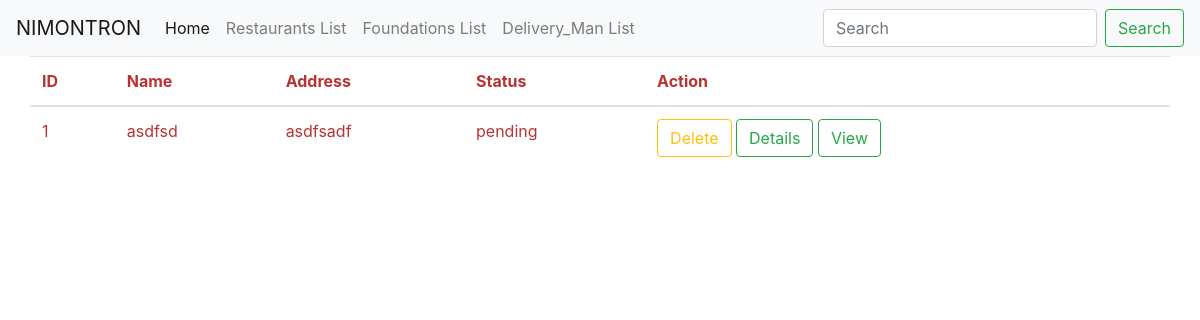
/view_all_delivery_man_lists (signed in), run on an earlier commit of the app's database.
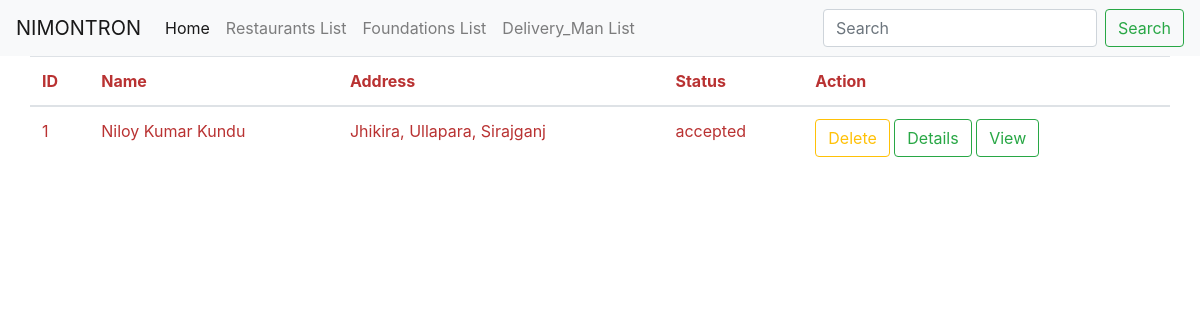
And on a later commit of the database.
### customers/models.py (models this page shows, shortened)
class Delivery_Man(models.Model):
    user = models.ForeignKey(User, on_delete=models.CASCADE)
    contact_no = models.CharField(max_length=15, null=True, blank=True)
    address = models.CharField(max_length=100, null=True)
    name = models.CharField(max_length=100, null=True, blank=True)
    image = models.FileField(null=True, blank=True)
    ratting = models.IntegerField(blank=True, null=True)
    gender = models.CharField(max_length=10, null=True, blank=True)
    status = models.CharField(max_length=20, null=True, blank=True)
    type = models.CharField(max_length=20, null=True, blank=True)

### customers/views.py (the view)
# urls.py: path('view_all_delivery_man_lists', views.view_all_delivery_man_lists, name='view_all_delivery_man_lists'),
def view_all_delivery_man_lists(request):
    if not request.user.is_authenticated:
        return redirect('customers:admin_login')
    data = Delivery_Man.objects.all()
    temp['data'] = data
    return render(request, 'admin/view_all_delivery_man_lists.html', temp)

### customers/templates/admin/view_all_delivery_man_lists.html (shortened to what this page needs)
<!DOCTYPE html>
<html>
<body style="background-color:#79cb3200">
{% include 'admin/admin_navbar.html' %}
<table id="tab"  class="table table-hover container" style="color:rgb(185, 50, 50);">
    <thead>
        <tr>
            <th> ID </th>
            <th> Name </th>
            <th> Address</th>
            <th> Status</th>
            <th> Action </th>
        </tr>
    </thead>
    <tbody id="tbody">
    {% for i in data %}
 <tr>
    <td>{{i.id}}</td>
    <td>{{i.user.first_name}}{{i.user.last_name}}</td>
    <td>{{i.address }}</td>
    <td>{{i.status }}</td>
    <td><input type="button" data-sid="{{i.id}}" class="btn btn-outline-warning btn-delete" value="Delete" /> <input type="button" delivery-man-id="{{i.id}}" class="btn btn-outline-success btn-view" value="Details" /> <a href="{% url 'customers:view_specific_delivery_man' i.id%}"class="btn btn-outline-success"> View </a></td>
{%endfor%}
</tr>
</table>
</body>
</html>

What changed in the data, as far as the page shows it:
changed Delivery_Man id 1: user.first_name "asdfsd" → "Niloy Kumar Kundu"; address "asdfsadf" → "Jhikira, Ullapara, Sirajganj"; status "pending" → "accepted"
